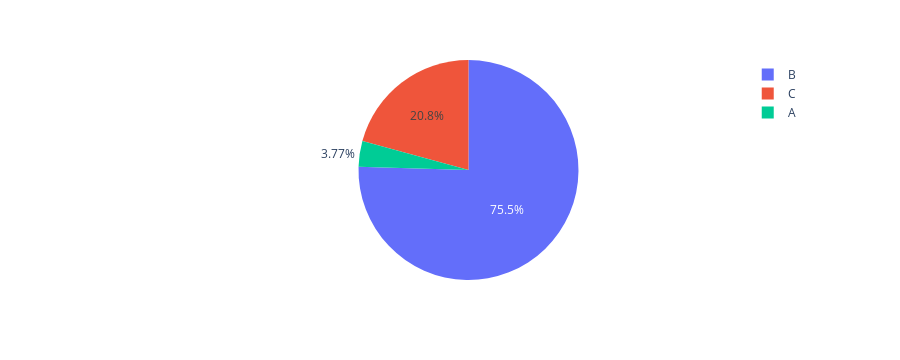

Source (notebook cell):
### Markdown cell above
*8 Using Plotly, create an interactive pie chart of randomly generated data, add labels and percentages, set
the title as 'Interactive Pie Chart'.

### Code cell
import plotly.express as px
import numpy
 
# Random Data
random_x = [100, 2000, 550]
names = ['A', 'B', 'C']
 
fig = px.pie(values=random_x, names=names)
fig.show()

### Figure 1 — Plotly figure (JSON) as saved in the notebook; plotly's stock layout.template omitted (floating-point values rounded to 4 significant figures)
{"data": [{"domain": {"x": [0, 1], "y": [0, 1]}, "hovertemplate": "label=%{label}<br>value=%{value}<extra></extra>", "labels": ["A", "B", "C"], "legendgroup": "", "name": "", "showlegend": true, "type": "pie", "values": [100, 2000, 550]}], "layout": {"height": 360, "legend": {"tracegroupgap": 0}, "margin": {"t": 60}}}
